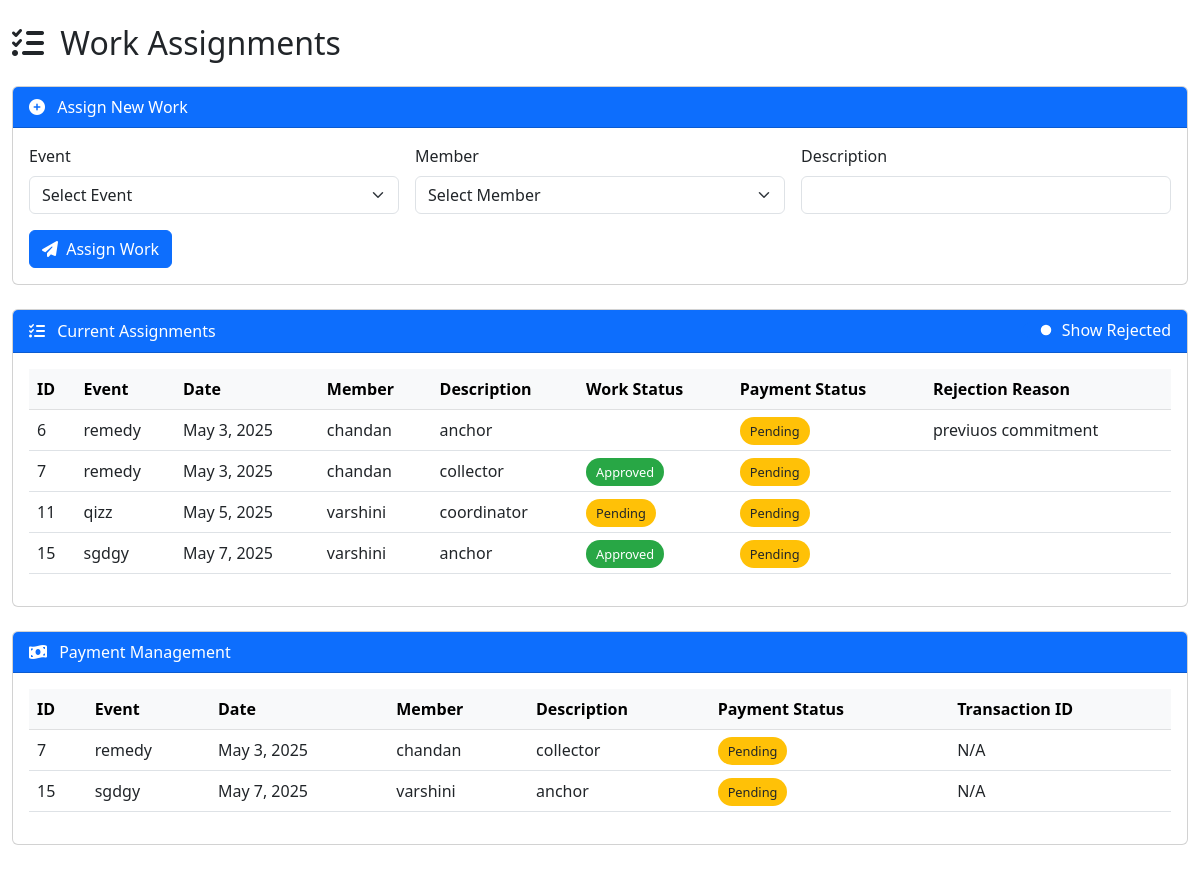
/templates/work_assignments.php (signed in), run on the app's committed database.
### tables this page shows
CREATE TABLE IF NOT EXISTS `workassignment` (
  `assignment_id` int NOT NULL AUTO_INCREMENT,
  `event_id` varchar(20) NOT NULL,
  `member_id` varchar(20) NOT NULL,
  `description` text NOT NULL,
  `w_status` enum('pending','approved','rejected') NOT NULL DEFAULT 'pending',
  `rejection_reason` text NOT NULL,
  `payment_status` enum('pending','completed','failed') NOT NULL DEFAULT 'pending',
  `transaction_id` varchar(50) DEFAULT NULL,
  PRIMARY KEY (`assignment_id`),
  KEY `workassignment_ibfk_3` (`member_id`),
  KEY `event_id` (`event_id`)
);

CREATE TABLE IF NOT EXISTS `event` (
  `event_id` varchar(20) NOT NULL,
  `event_type` enum('meeting','workshop','social','cultural','educational','other') NOT NULL DEFAULT 'other',
  `event_name` varchar(200) NOT NULL,
  `event_date` date NOT NULL,
  `event_location` varchar(200) NOT NULL,
  `e_description` text NOT NULL,
  `total_amount` decimal(10,2) DEFAULT NULL,
  `member_share` decimal(10,2) DEFAULT NULL,
  PRIMARY KEY (`event_id`)
);

CREATE TABLE IF NOT EXISTS `members` (
  `member_id` varchar(20) NOT NULL,
  `m_name` varchar(100) NOT NULL,
  `m_email` varchar(100) NOT NULL,
  `m_phone_no` varchar(255) NOT NULL,
  `join_date` timestamp NOT NULL,
  `address` varchar(255) NOT NULL,
  `m_password` varchar(200) NOT NULL,
  `profile_photo` varchar(255) DEFAULT NULL,
  PRIMARY KEY (`member_id`),
  UNIQUE KEY `email` (`m_email`),
  UNIQUE KEY `phone_no` (`m_phone_no`)
);

### templates/work_assignments.php (the view, shortened to what this page needs)
<?php
$conn = new mysqli('localhost', 'root', '', 'club management');
$current_date = date('Y-m-d');
$assignments_query = "SELECT w.*, e.event_name, e.event_date, m.m_name
                      FROM workassignment w
                      JOIN event e ON w.event_id = e.event_id
                      JOIN members m ON w.member_id = m.member_id
                      WHERE e.event_date >= '$current_date' OR
                            (e.event_date < '$current_date' AND w.payment_status = 'pending')
                      ORDER BY e.event_date ASC, w.w_status, w.assignment_id DESC";
$assignments = $conn->query($assignments_query);
?>
<!DOCTYPE html>
<html lang="en">
<head>
    <link href="https://cdn.jsdelivr.net/npm/bootstrap@5.3.0/dist/css/bootstrap.min.css" rel="stylesheet">
    <link rel="stylesheet" href="https://cdnjs.cloudflare.com/ajax/libs/font-awesome/6.4.0/css/all.min.css">
</head>
<body>
    <div class="container-fluid py-4">
        <h2 class="mb-4"><i class="fas fa-tasks me-2"></i> Work Assignments</h2>
        <div class="card mb-4">
            <div class="card-header bg-primary text-white">
                <i class="fas fa-plus-circle me-2"></i> Assign New Work
            </div>
            <div class="card-body">
                <form method="POST">
                    <div class="row g-3">
                        <div class="col-md-4">
                            <label class="form-label">Event</label>
                            <select class="form-select" name="event_id" required>
                                <option value="">Select Event</option>
                            </select>
                        </div>
                        <div class="col-md-4">
                            <label class="form-label">Member</label>
                            <select class="form-select" name="member_id" required>
                                <option value="">Select Member</option>
                            </select>
                        </div>
                        <div class="col-md-4">
                            <label class="form-label">Description</label>
                            <input type="text" class="form-control" name="description" required>
                        </div>
                        <div class="col-12">
                            <button type="submit" name="assign_work" class="btn btn-primary">
                                <i class="fas fa-paper-plane me-1"></i> Assign Work
                            </button>
                        </div>
                    </div>
                </form>
            </div>
        </div>
        <div class="card mb-4">
            <div class="card-header bg-primary text-white d-flex justify-content-between align-items-center">
                <span><i class="fas fa-list-check me-2"></i> Current Assignments</span>
                <div class="form-check form-switch">
                    <input class="form-check-input" type="checkbox" id="showRejectedToggle" checked>
                    <label class="form-check-label text-white" for="showRejectedToggle">Show Rejected</label>
                </div>
            </div>
            <div class="card-body">
                <div class="table-responsive">
                    <table class="table table-hover">
                        <thead class="table-light">
                            <tr>
                                <th>ID</th>
                                <th>Event</th>
                                <th>Date</th>
                                <th>Member</th>
                                <th>Description</th>
                                <th>Work Status</th>
                                <th>Payment Status</th>
                                <th>Rejection Reason</th>
                            </tr>
                        </thead>
                        <tbody>
                            <?php if ($assignments->num_rows > 0): ?>
                                <?php while($assignment = $assignments->fetch_assoc()):
                                    $is_past_event = strtotime($assignment['event_date']) < strtotime($current_date);
                                ?>
                                <tr class="assignment-row <?= $is_past_event ? 'past-event-row' : '' ?>" data-status="<?= $assignment['w_status'] ?>">
                                    <td><?= htmlspecialchars($assignment['assignment_id']) ?></td>
                                    <td><?= htmlspecialchars($assignment['event_name']) ?></td>
                                    <td><?= date('M j, Y', strtotime($assignment['event_date'])) ?></td>
                                    <td><?= htmlspecialchars($assignment['m_name']) ?></td>
                                    <td><?= htmlspecialchars($assignment['description']) ?></td>
                                    <td>
                                        <span class="status-badge badge-<?= $assignment['w_status'] ?>">
                                            <?= ucfirst($assignment['w_status']) ?>
                                        </span>
                                    </td>
                                    <td>
                                        <span class="status-badge badge-payment-<?= $assignment['payment_status'] ?>">
                                            <?= ucfirst($assignment['payment_status']) ?>
                                        </span>
                                    </td>
                                    <td class="rejection-reason" title="<?= htmlspecialchars($assignment['rejection_reason'] ?? '') ?>">
                                        <?= htmlspecialchars($assignment['rejection_reason'] ?? 'N/A') ?>
                                    </td>
                                </tr>
                                <?php endwhile; ?>
                            <?php endif; ?>
                        </tbody>
                    </table>
                </div>
            </div>
        </div>
        <div class="card">
            <div class="card-header bg-primary text-white">
                <i class="fas fa-money-bill-wave me-2"></i> Payment Management
            </div>
            <div class="card-body">
                <?php
                $assignments_payment = $conn->query("SELECT w.*, e.event_name, e.event_date, m.m_name
                                                   FROM workassignment w
                                                   JOIN event e ON w.event_id = e.event_id
                                                   JOIN members m ON w.member_id = m.member_id
                                                   WHERE w.w_status = 'approved' AND
                                                         (e.event_date >= '$current_date' OR
                                                          (e.event_date < '$current_date' AND w.payment_status = 'pending'))
                                                   ORDER BY e.event_date ASC, w.payment_status, w.assignment_id DESC");
                ?>
                <?php if ($assignments_payment->num_rows > 0): ?>
                <div class="table-responsive">
                    <table class="table table-hover">
                        <thead class="table-light">
                            <tr>
                                <th>ID</th>
                                <th>Event</th>
                                <th>Date</th>
                                <th>Member</th>
                                <th>Description</th>
                                <th>Payment Status</th>
                                <th>Transaction ID</th>
                            </tr>
                        </thead>
                        <tbody>
                            <?php while($assignment = $assignments_payment->fetch_assoc()):
                                $is_past_event = strtotime($assignment['event_date']) < strtotime($current_date);
                            ?>
                            <tr class="<?= $is_past_event ? 'past-event-row' : '' ?>">
                                <td><?= $assignment['assignment_id'] ?></td>
                                <td><?= htmlspecialchars($assignment['event_name']) ?></td>
                                <td><?= date('M j, Y', strtotime($assignment['event_date'])) ?></td>
                                <td><?= htmlspecialchars($assignment['m_name']) ?></td>
                                <td><?= htmlspecialchars($assignment['description']) ?></td>
                                <td>
                                    <span class="status-badge badge-payment-<?= $assignment['payment_status'] ?>">
                                        <?= ucfirst($assignment['payment_status']) ?>
                                    </span>
                                </td>
                                <td><?= htmlspecialchars($assignment['transaction_id'] ?? 'N/A') ?></td>
                            </tr>
                            <?php endwhile; ?>
                        </tbody>
                    </table>
                </div>
                <?php endif; ?>
            </div>
        </div>
    </div>
</body>
</html>

### templates/work_assignments.php (style rules this page uses)
.status-badge { font-size: 0.8rem; padding: 5px 10px; border-radius: 20px; }
.badge-pending { background-color: #ffc107; color: #212529; }
.badge-approved { background-color: #28a745; color: white; }
.badge-payment-pending { background-color: #ffc107; color: #212529; }
.rejection-reason { max-width: 200px; white-space: nowrap; overflow: hidden; text-overflow: ellipsis; }
.past-event-row { background-color: rgba(0,0,0,0.03); }

### data on the page
workassignment: assignment_id "6", event.event_name "remedy", event.event_date "May 3, 2025", member.m_name "chandan", description "anchor", payment_status "Pending", rejection_reason "previuos commitment"
workassignment: assignment_id "7", event.event_name "remedy", event.event_date "May 3, 2025", member.m_name "chandan", description "collector", w_status "Approved", payment_status "Pending", transaction "N/A"
workassignment: assignment_id "11", event.event_name "qizz", event.event_date "May 5, 2025", member.m_name "varshini", description "coordinator", w_status "Pending", payment_status "Pending"
workassignment: assignment_id "15", event.event_name "sgdgy", event.event_date "May 7, 2025", member.m_name "varshini", description "anchor", w_status "Approved", payment_status "Pending", transaction "N/A"
